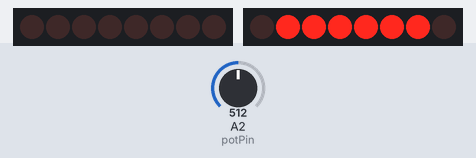
The sketch below on a simulated Arduino Uno, built with avr-gcc and run on an emulated ATmega328P. Shown: 2 × 8 shift-register outputs drawn as a row of LEDs (first output left, lit = HIGH). Wiring (inferred from the names in the program): 2 × shift register (74HC595): data pin 8, shift clock pin 10, latch pin 9 / data pin 11, shift clock pin 13, latch pin 12. Wiring (inferred from the signals the program sends): 2 × row of LEDs: on Q0, Q1, Q2, Q3, Q4, Q5, Q6, Q7 / on Q0, Q1, Q2, Q3, Q4, Q5, Q6, Q7. The test bench sets the inputs (shaded band); at power-on: A2 (potPin) = 512. What the sketch prints to the serial monitor is not drawn.

Above: at 1.2 s.
1.3 s: A2 (potPin) set to 0
At 2.2 s:
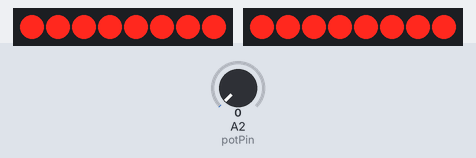
2.8 s: A2 (potPin) set to 306
At 3.02 s:
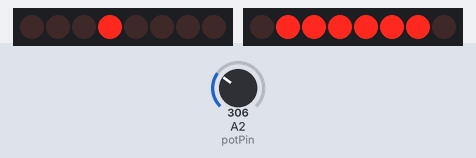
At 3.67 s:
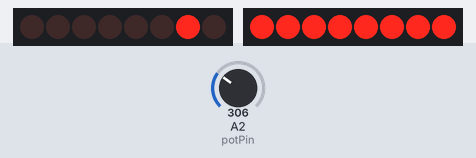
5.3 s: A2 (potPin) set to 511
7.1 s: A2 (potPin) set to 122
Timing chart, 0 to 9.6 s (numbered marks = the images above; inputs shaded):
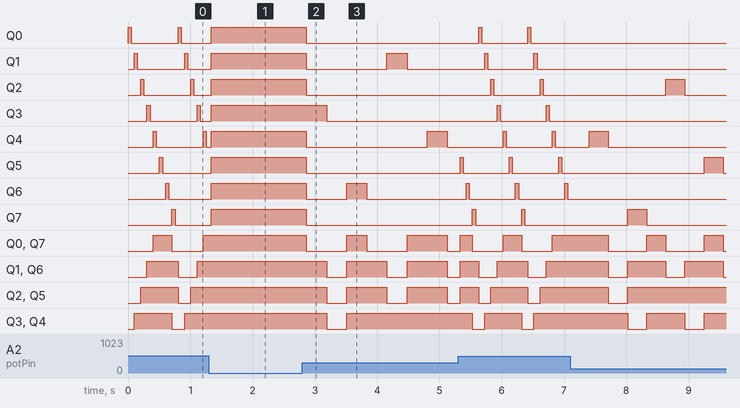

The sketch:

e_for_controlling_LED_matrix_with_2_shift_registers_and_potm.ino
```cpp
int clockPin = 10;
int latchPin = 9;
int dataPin = 8;

int clockPinx = 13;
int latchPinx = 12;
int dataPinx = 11;

int potPin = 2;
int val = 0;

byte ledStates[8] = {B00000000, B00011000, B00111100, B01111110, B11111111, B11111111, B11111111, B01100110};
byte GroundLEDs [8] = {B01111111, B10111111, B11011111, B11101111, B11110111, B11111011, B11111101, B11111110};

boolean leds[8];

void setup() {
  int * ptr;
  leds[0] = 1;
  pinMode(latchPinx, OUTPUT);
  pinMode(clockPinx, OUTPUT);
  pinMode(dataPinx, OUTPUT);

  pinMode(latchPin, OUTPUT);
  pinMode(clockPin, OUTPUT);
  pinMode(dataPin, OUTPUT);

    digitalWrite(latchPin, LOW);
    shiftOut(dataPin, clockPin, LSBFIRST, B11111111);
    digitalWrite(latchPin, HIGH);

    Serial.begin(9600);
}

void loop() {

  for(int i=0;i<8;i++){

  SetStates(ledStates[i]);
  GroundCorrectLED (GroundLEDs[i]);
  val = analogRead(potPin);
  int del = map (val, 0, 1023, 0, 100);
  Serial.print(val);
  Serial.print(del);

delay(del);

    digitalWrite(latchPin, LOW);
    shiftOut(dataPin, clockPin, LSBFIRST, B11111111);
    digitalWrite(latchPin, HIGH);

delay(del);
}}

void GroundCorrectLED (byte states){

    digitalWrite(latchPin, LOW);
    shiftOut(dataPin, clockPin, LSBFIRST, states);
    digitalWrite(latchPin, HIGH);

}

void SetStates (byte statesx){

    digitalWrite(latchPinx, LOW);
    shiftOut(dataPinx, clockPinx, LSBFIRST, statesx);
    digitalWrite(latchPinx, HIGH);

     }
```

Measured:
- after the input at 2.8 s, Q0, Q2, Q5, Q7: HIGH → LOW after 0.06 s; Q1: HIGH → LOW after 0.06 s, → HIGH 1.3 s later, → LOW 0.32 s later; Q3: HIGH → LOW after 0.39 s; Q4: HIGH → LOW after 0.06 s, → HIGH 1.9 s later, → LOW 0.32 s later; Q6: HIGH → LOW after 0.06 s, → HIGH 0.65 s later, → LOW 0.32 s later
